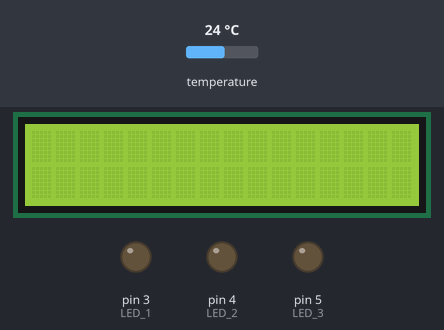
Bench run of a sketch on a simulated Arduino Uno, built with avr-gcc and run on an emulated ATmega328P. On the bench: 16×2 character LCD, output pins drawn as LEDs (lit = HIGH). Inputs (shaded band) come from the test bench; at power-on: temperature 24 °C.

Above: at 2.5 s.
2.6 s: temperature set to 16.6 °C
At 3.9 s:
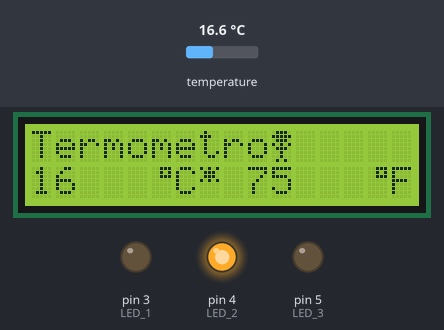
5.9 s: temperature set to 15.5 °C
At 6.7 s:
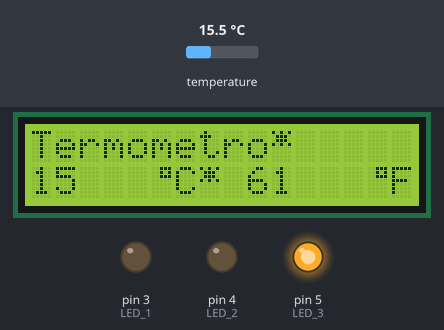
9.0 s: temperature set to 33 °C
At 9.4 s:
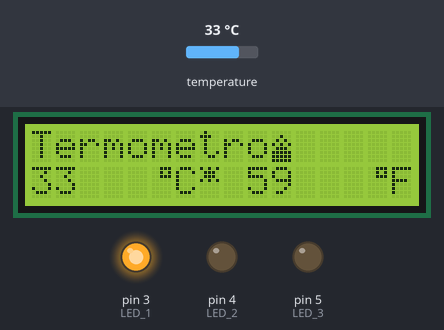
Timing chart, 0 to 12.0 s (numbered marks = the images above; inputs shaded):
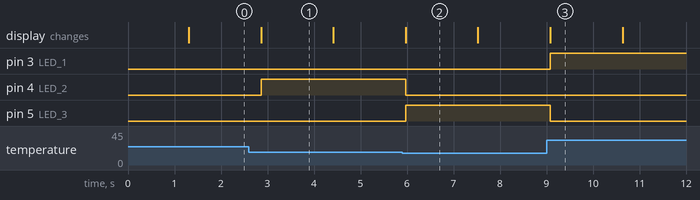

Measured:
- the behaviour switches between 16 and 15.9 °C on temperature (found by bisection; images 1 and 2)
- after the input at 2.6 s, the display: changes after 0.26 s (image 1)
- after the input at 5.9 s, pin 4 (LED_2): HIGH → LOW after 0.07 s; pin 5 (LED_3): LOW → HIGH after 0.07 s; the display: changes after 0.07 s (image 2)
- after the input at 9.0 s, pin 3 (LED_1): LOW → HIGH after 0.08 s; pin 5 (LED_3): HIGH → LOW after 0.08 s; the display: changes after 0.08 s (image 3)
- what the display in image 1 shows lasts 1.5 s, from 2.9 s to 4.4 s

The sketch:

Parte_5.ino
```cpp
#include <OneWire.h>
#include <DallasTemperature.h>
#include <Wire.h>
#include <LiquidCrystal_I2C.h>

#define I2C_LCD 0x27
#define Filas 2
#define Columnas 16
#define Temp 2
#define LED_1 3
#define LED_2 4
#define LED_3 5

int Fahrenheit;
int obtenerTemperaturaFahrenheit();
int Celsius;
int obtenerTemperaturaCelsius();
void inicializarLCD();
void LCD_javier();
void mostrarTemperaturaLCD(int temperaturaCelsius, int temperaturaFahrenheit, int icono);

byte Termometro[] = {
    B00100,
    B01010,
    B01010,
    B01010,
    B01010,
    B11111,
    B11111,
    B01110
};
byte grados[] = {
    B00111,
    B00101,
    B00111,
    B00000,
    B00000,
    B00000,
    B00000,
    B00000
};
byte Copo[] = {
    B10101,
    B01110,
    B01110,
    B10101,
    B00000,
    B00000,
    B00000,
    B00000
};
byte Fuego[] = {
    B00000,
    B00100,
    B01010,
    B10101,
    B01110,
    B11111,
    B11111,
    B11111
};
byte Humano[] = {
    B01110,
    B11111,
    B01110,
    B10101,
    B01110,
    B00100,
    B00100,
    B01010
};

OneWire ourWire(Temp);
DallasTemperature SENSOR(&ourWire);
LiquidCrystal_I2C LCD_JAVIER(I2C_LCD, Columnas, Filas);

void setup() {
    delay(1000);
    Serial.begin(9600);
    SENSOR.begin();
    pinMode(LED_1, OUTPUT);
    pinMode(LED_2, OUTPUT);
    pinMode(LED_3, OUTPUT);
    LCD_JAVIER.begin(16, 2);
    LCD_JAVIER.init();
    LCD_JAVIER.backlight();
    LCD_JAVIER.createChar(1, Termometro);
    LCD_JAVIER.createChar(2, grados);
    LCD_JAVIER.createChar(3, Copo);
    LCD_JAVIER.createChar(4, Fuego);
    LCD_JAVIER.createChar(5, Humano);

    inicializarLCD();
}

void loop() {
    LCD_javier();
}

int obtenerTemperaturaCelsius() {
    SENSOR.requestTemperatures();
    int celsius = SENSOR.getTempCByIndex(0);
    return celsius;
}

int obtenerTemperaturaFahrenheit() {
    SENSOR.requestTemperatures();
    int fahrenheit = SENSOR.getTempFByIndex(0);
    return fahrenheit;
}

void inicializarLCD() {
    LCD_JAVIER.begin(16, 2);
    LCD_JAVIER.init();
    LCD_JAVIER.backlight();
}
void mostrarTemperaturaLCD(int temperaturaCelsius, int temperaturaFahrenheit, int icono) {
    LCD_JAVIER.setCursor(0, 0);
    LCD_JAVIER.print("Termometro");
    LCD_JAVIER.setCursor(10, 0);
    LCD_JAVIER.write(icono);
    LCD_JAVIER.setCursor(0, 1);
    LCD_JAVIER.print(temperaturaCelsius);
    LCD_JAVIER.setCursor(5, 1);
    LCD_JAVIER.write(2);
    LCD_JAVIER.setCursor(6, 1);
    LCD_JAVIER.print("C");
    LCD_JAVIER.setCursor(7, 1);
    LCD_JAVIER.write(3);
    LCD_JAVIER.setCursor(9, 1);
    LCD_JAVIER.print(temperaturaFahrenheit);
    LCD_JAVIER.setCursor(14, 1);
    LCD_JAVIER.write(2);
    LCD_JAVIER.setCursor(15, 1);
    LCD_JAVIER.print("F");
}

void LCD_javier() {
    Fahrenheit = obtenerTemperaturaFahrenheit();
    Celsius = obtenerTemperaturaCelsius();

    if (Celsius > 30) {
        mostrarTemperaturaLCD(Celsius, Fahrenheit, 4);
        digitalWrite(LED_1, HIGH);
        digitalWrite(LED_2, LOW);
        digitalWrite(LED_3, LOW);
    } else if (Celsius > 15 && Celsius < 30) {
        mostrarTemperaturaLCD(Celsius, Fahrenheit, 5);
        digitalWrite(LED_1, LOW);
        digitalWrite(LED_2, HIGH);
        digitalWrite(LED_3, LOW);
    } else {
        mostrarTemperaturaLCD(Celsius, Fahrenheit, 3);
        digitalWrite(LED_1, LOW);
        digitalWrite(LED_2, LOW);
        digitalWrite(LED_3, HIGH);
    }
}
```
